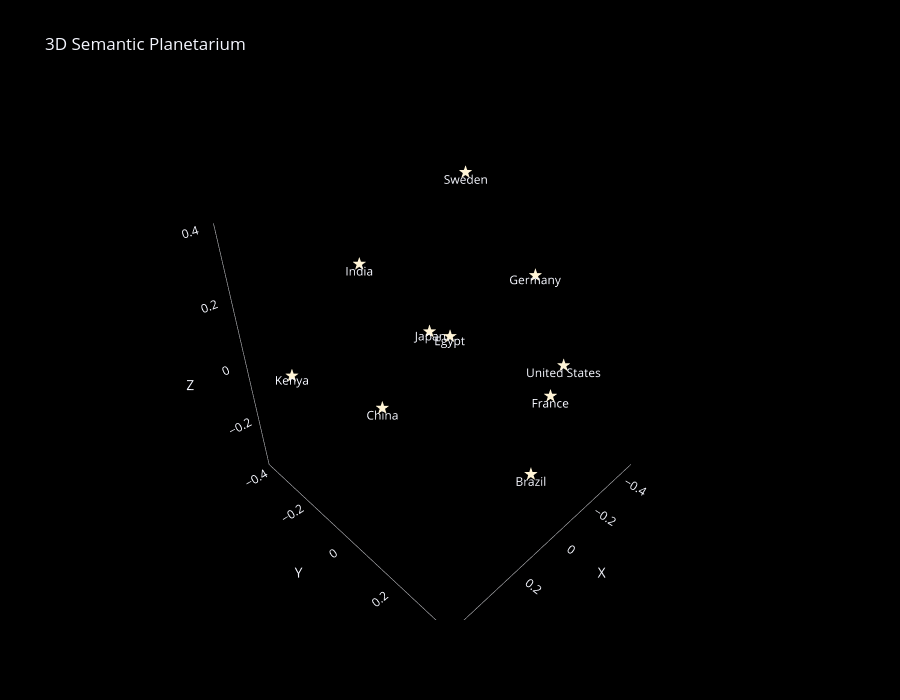

The code cell stored with this chart in its notebook:
### Code cell
#==============================================
# 5 — 3D Semantic Planetarium
#==============================================

fig = plot_scene(
    df=df,
    title=tr("semantic_planetarium_3d"),
    icons=icons,
    short_names=short_names,
    show_labels=True,
    show_icons=False,
)

fig.show()

### Figure 1 — Plotly figure (JSON) as saved in the notebook; plotly's stock layout.template omitted (floating-point values rounded to 4 significant figures)
{"data": [{"hoverinfo": "text", "hovertext": ["🇫🇷 <b>France</b><br>PC1 : -0.18<br>PC2 : 0.24<br>PC3 : -0.15", "🇩🇪 <b>Germany</b><br>PC1 : -0.36<br>PC2 : 0.04<br>PC3 : 0.10", "🇯🇵 <b>Japan</b><br>PC1 : 0.15<br>PC2 : 0.03<br>PC3 : 0.10", "🇨🇳 <b>China</b><br>PC1 : 0.13<br>PC2 : -0.22<br>PC3 : -0.32", "🇮🇳 <b>India</b><br>PC1 : 0.14<br>PC2 : -0.26<br>PC3 : 0.18", "🇺🇸 <b>United States</b><br>PC1 : -0.20<br>PC2 : 0.26<br>PC3 : -0.04", "🇧🇷 <b>Brazil</b><br>PC1 : -0.06<br>PC2 : 0.27<br>PC3 : -0.37", "🇪🇬 <b>Egypt</b><br>PC1 : 0.47<br>PC2 : 0.37<br>PC3 : 0.38", "🇰🇪 <b>Kenya</b><br>PC1 : 0.37<br>PC2 : -0.40<br>PC3 : -0.18", "🇸🇪 <b>Sweden</b><br>PC1 : -0.46<br>PC2 : -0.33<br>PC3 : 0.29"], "mode": "text", "showlegend": false, "text": ["★", "★", "★", "★", "★", "★", "★", "★", "★", "★"], "textfont": {"color": "rgb(255,244,214)", "size": 18}, "type": "scatter3d", "x": [-0.18, -0.36, 0.15, 0.13, 0.14, -0.2, -0.06, 0.47, 0.37, -0.46], "y": [0.24, 0.04, 0.03, -0.22, -0.26, 0.26, 0.27, 0.37, -0.4, -0.33], "z": [-0.15, 0.1, 0.1, -0.32, 0.18, -0.04, -0.37, 0.38, -0.18, 0.29]}, {"hoverinfo": "skip", "mode": "text", "showlegend": false, "text": ["France", "Germany", "Japan", "China", "India", "United States", "Brazil", "Egypt", "Kenya", "Sweden"], "textfont": {"color": "rgb(245,247,255)", "size": 12}, "textposition": "top center", "type": "scatter3d", "x": [-0.18, -0.36, 0.15, 0.13, 0.14, -0.2, -0.06, 0.47, 0.37, -0.46], "y": [0.24, 0.04, 0.03, -0.22, -0.26, 0.26, 0.27, 0.37, -0.4, -0.33], "z": [-0.15, 0.1, 0.1, -0.32, 0.18, -0.04, -0.37, 0.38, -0.18, 0.29]}], "layout": {"font": {"color": "rgb(245,247,255)"}, "height": 700, "paper_bgcolor": "black", "scene": {"aspectmode": "cube", "bgcolor": "black", "xaxis": {"linecolor": "rgba(245,247,255,0.65)", "showbackground": false, "showgrid": false, "showline": true, "tickcolor": "rgba(245,247,255,0.65)", "title": {"text": "X"}, "zeroline": false}, "yaxis": {"linecolor": "rgba(245,247,255,0.65)", "showbackground": false, "showgrid": false, "showline": true, "tickcolor": "rgba(245,247,255,0.65)", "title": {"text": "Y"}, "zeroline": false}, "zaxis": {"linecolor": "rgba(245,247,255,0.65)", "showbackground": false, "showgrid": false, "showline": true, "tickcolor": "rgba(245,247,255,0.65)", "title": {"text": "Z"}, "zeroline": false}}, "title": {"text": "3D Semantic Planetarium"}, "width": 900}}
